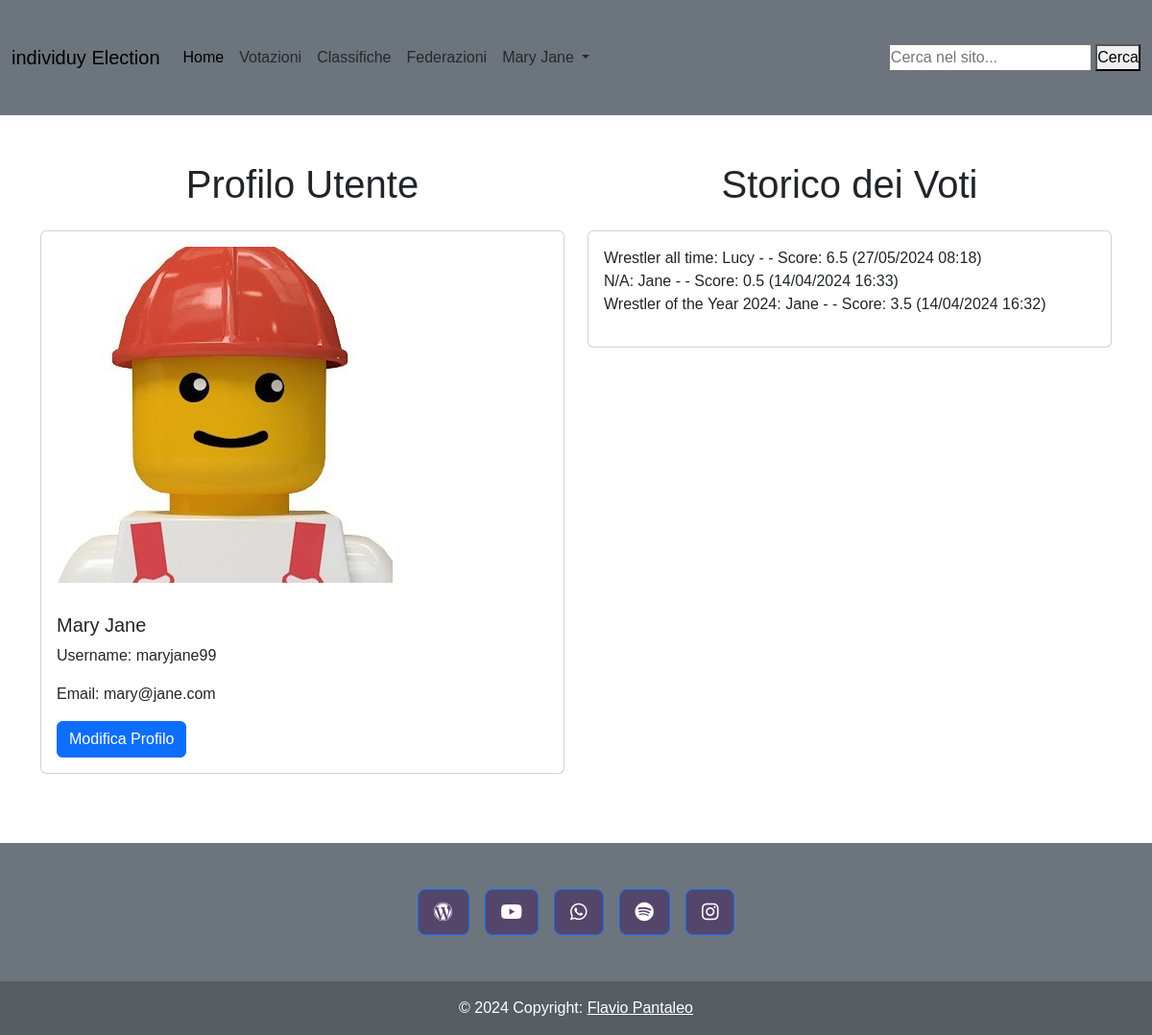
/index.php?page=user (signed in), run on an earlier commit of the app's database.
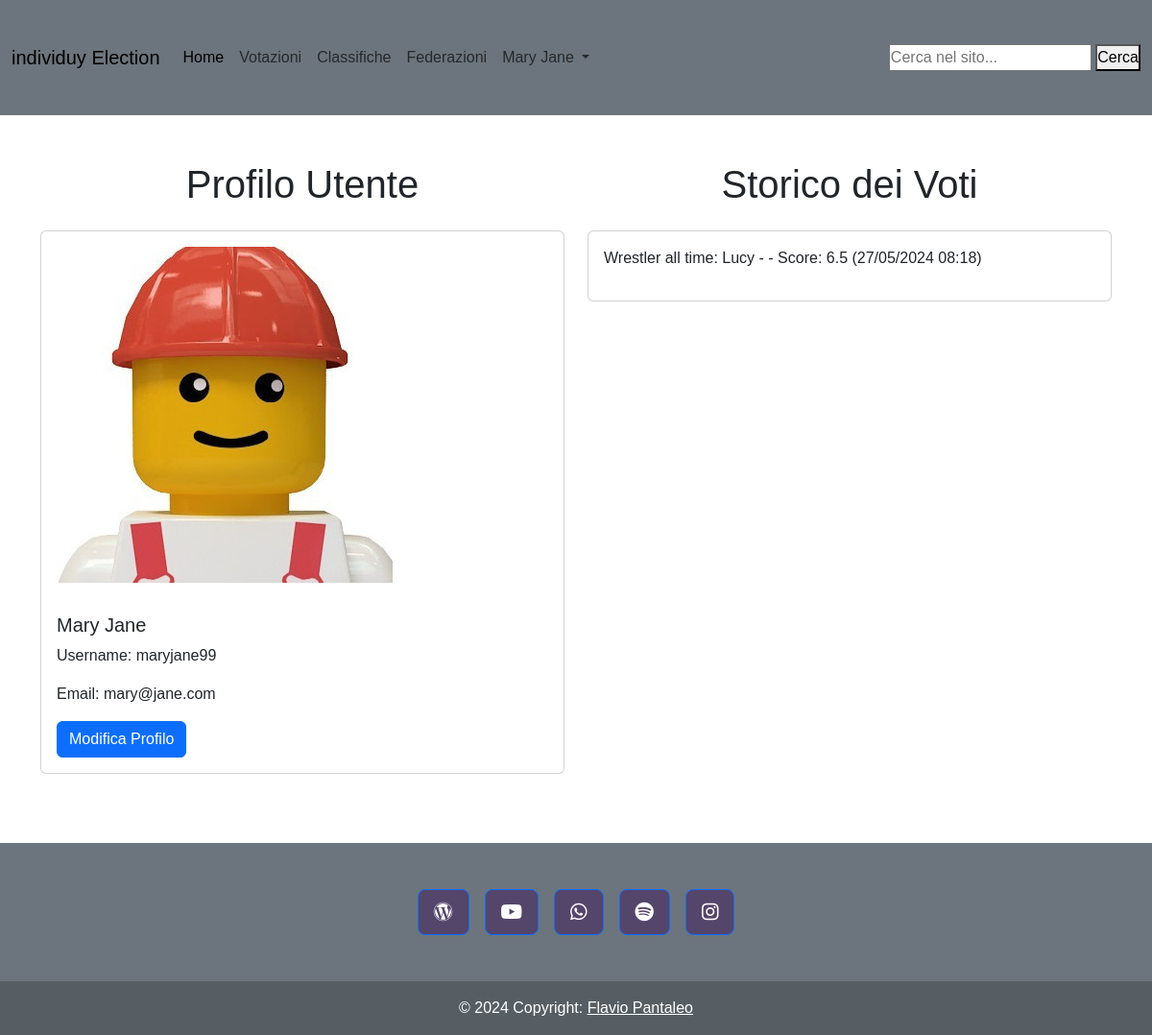
And on a later commit of the database.
### tables this page shows
CREATE TABLE `votes` (
  `id_votes` int(11) NOT NULL,
  `id_ranking` int(11) DEFAULT NULL,
  `id_wrestler` int(11) DEFAULT NULL,
  `id_tag_team` int(11) DEFAULT NULL,
  `id_federation` int(11) DEFAULT NULL,
  `id_user` int(11) DEFAULT NULL,
  `score` decimal(3,1) DEFAULT NULL,
  `year` int(11) DEFAULT NULL,
  `created_at` timestamp NOT NULL DEFAULT current_timestamp()
);

CREATE TABLE `list_ranking` (
  `id_ranking` int(11) NOT NULL,
  `ranking_name` varchar(200) DEFAULT NULL,
  `description` text DEFAULT NULL,
  `ranking` varchar(255) NOT NULL,
  `status` int(3) DEFAULT NULL,
  `category_id` int(11) DEFAULT NULL,
  `include_inactive` tinyint(1) DEFAULT 0
);

CREATE TABLE `wrestlers` (
  `id_wrestler` int(11) NOT NULL,
  `name` varchar(200) DEFAULT NULL,
  `country` varchar(200) DEFAULT NULL,
  `category_id` int(11) DEFAULT NULL,
  `federation_id` int(11) DEFAULT NULL,
  `is_active` tinyint(1) DEFAULT 1
);

### app/Controllers/VoteController.php (called while the page is built, shortened)
<?php
class VoteController {
    private $voteDAO;
    public function __construct() {
        $this->voteDAO = new VoteDAO();
    }
    public function getVoteHistoryByUserId($userId) {
        return $this->voteDAO->getVoteHistoryByUserId($userId);
    }
}

### app/Core/DB.php (called while the page is built, shortened)
<?php
class DB {
    protected function connect (){
        try {
            $localHost = $_ENV['DB_HOST'];
            $dbname = $_ENV['DB_NAME'];
            $user = $_ENV['DB_USER'];
            $pass = $_ENV['DB_PASS'];
            $conn = new PDO("mysql:host=".$localHost.";dbname=".$dbname.";",$user, $pass);
            return $conn;
        } catch (PDOException $e) {
            echo $e->getMessage() . "<br> Database Connection Error";
            die();
        }
    }
}
?>

### app/DAO/VoteDAO.php (called while the page is built, shortened)
<?php
class VoteDAO extends DB {
    public function getVoteHistoryByUserId($userId) {
        try {
            $sql = "SELECT v.score, v.year,
                            w.name AS wrestler_name,
                            f.name AS federation_name,
                            t.name AS tag_team_name,
                            r.ranking_name,
                            v.created_at
                    FROM votes v
                    LEFT JOIN wrestlers w ON v.id_wrestler = w.id_wrestler
                    LEFT JOIN federations f ON v.id_federation = f.id_federation
                    LEFT JOIN tag_teams t ON v.id_tag_team = t.id_tag_team
                    LEFT JOIN list_ranking r ON v.id_ranking = r.id_ranking
                    WHERE v.id_user = ?
                    ORDER BY v.created_at DESC";
            $stmt = $this->connect()->prepare($sql);
            $stmt->execute([$userId]);
            return $stmt->fetchAll(PDO::FETCH_ASSOC);
        } catch (PDOException $e) {
            error_log("PDOException in getVoteHistoryByUserId: " . $e->getMessage());
            return [];
        }
    }
}

### resources/Views/user/user.php (the view, shortened to what the changed rows need)
<?php
if (isset($_SESSION['userId'])) {
    $userId = $_SESSION['userId'];
    $voteHistory = $voteController->getVoteHistoryByUserId($userId);
} else {
    echo "<script>window.location.href='" . ROOT . "/index.php?page=home'</script>";
}
?>
<div class="container">
    <div class="row py-5 align-items-start">
        <div class="col-12 col-md-6 mb-4">
            <h1 class="text-center mb-4">Profilo Utente</h1>
        </div>
        <div class="col-12 col-md-6 mb-4">
            <h1 class="text-center mb-4">Storico dei Voti</h1>
            <div class="card h-100">
                <div class="card-body">
                    <ul class="list-unstyled">
                        <?php foreach ($voteHistory as $vote): ?>
                            <li>
                                <?php
                                    $rankingName = htmlspecialchars($vote['ranking_name'] ?? 'N/A');
                                    $wrestlerName = htmlspecialchars($vote['wrestler_name'] ?? 'N/A');
                                    $federationName = htmlspecialchars($vote['federation_name'] ?? 'N/A');
                                    $tagTeamName = htmlspecialchars($vote['tag_team_name'] ?? 'N/A');
                                    $score = htmlspecialchars($vote['score']);
                                    $createdAt = date("d/m/Y H:i", strtotime($vote['created_at']));
                                    echo "{$rankingName}: " .
                                         ($wrestlerName !== 'N/A' ? "{$wrestlerName} - " : "") .
                                         ($federationName !== 'N/A' ? "{$federationName} - " : "") .
                                         ($tagTeamName !== 'N/A' ? "{$tagTeamName} - " : "- ") .
                                         "Score: {$score} ({$createdAt})";
                                ?>
                            </li>
                        <?php endforeach; ?>
                    </ul>
                </div>
            </div>
        </div>
    </div>
</div>

What changed in the data, as far as the page shows it:
removed votes: rankingName "N/A", id_wrestler.name "Jane", score "0.5", created_at "14/04/2024 16:33"
removed votes: id_ranking.ranking_name "Wrestler of the Year 2024", id_wrestler.name "Jane", score "3.5", created_at "14/04/2024 16:32"
